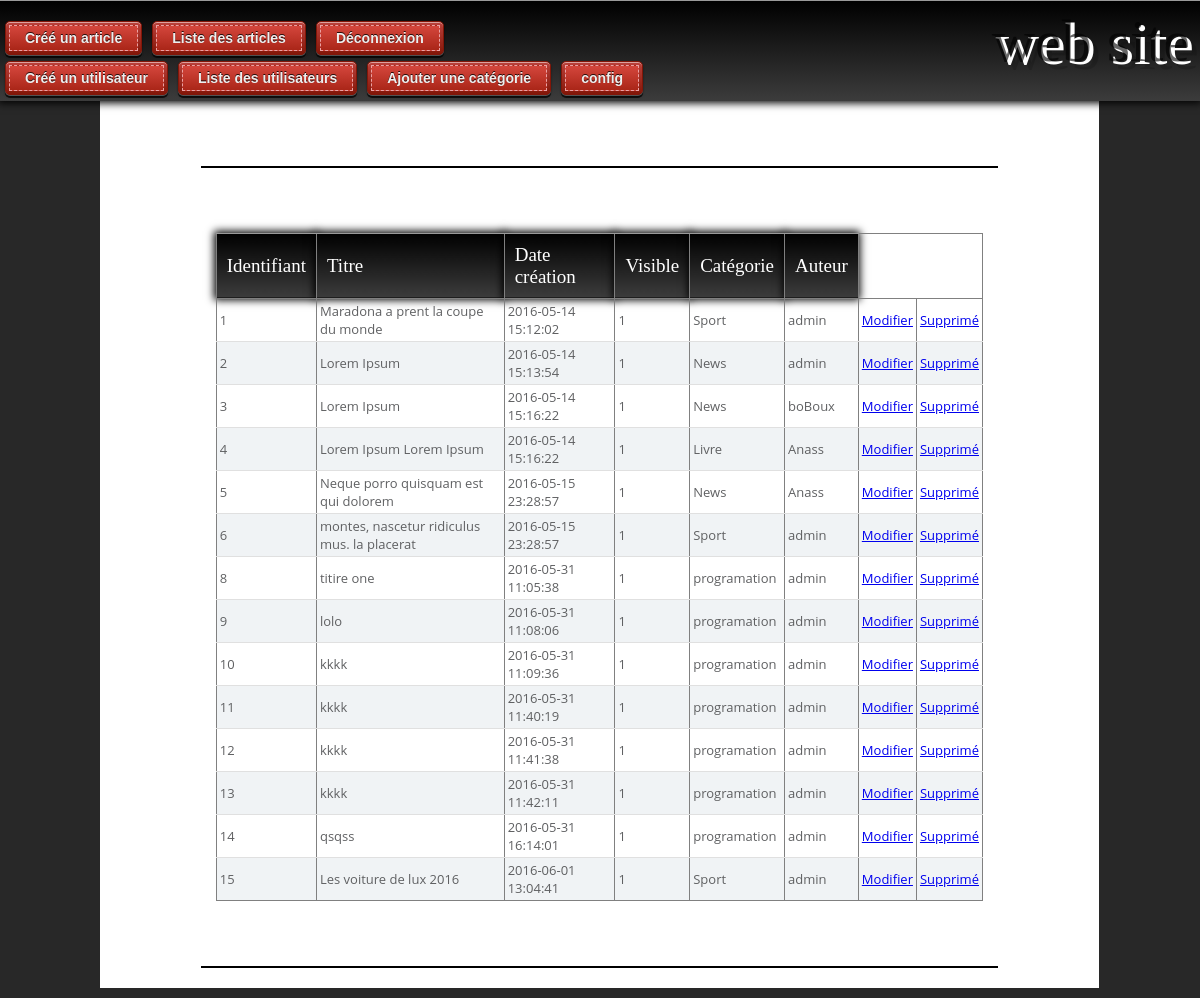
The page /admin.php?p=listArticle (signed in) on the database its author committed.
### tables this page shows
CREATE TABLE IF NOT EXISTS `config` (
  `WEBSITENAME` varchar(20) DEFAULT NULL
);

CREATE TABLE IF NOT EXISTS `article` (
  `id` int(11) NOT NULL AUTO_INCREMENT,
  `titre` varchar(255) DEFAULT NULL,
  `contenu` text,
  `path_image` varchar(255) DEFAULT NULL,
  `date` datetime DEFAULT NULL,
  `visible` enum('0','1') DEFAULT '0',
  `idCategorie` int(11) DEFAULT NULL,
  `idAdmin` int(11) DEFAULT NULL,
  PRIMARY KEY (`id`),
  KEY `idCategorie` (`idCategorie`),
  KEY `idAdmin` (`idAdmin`)
);

CREATE TABLE IF NOT EXISTS `categorie` (
  `id` int(11) NOT NULL AUTO_INCREMENT,
  `categorie` varchar(255) DEFAULT NULL,
  PRIMARY KEY (`id`)
);

### functions/Database.php (called while the page is built, shortened)
<?php
class Database{
        private $datab;
         public function __construct($username="root",$password="",$host="localhost",$dbname="blog",$option = []){
                      $dsn = 'mysql:dbname='.$dbname.';charset=utf8;host='.$host;
                       try {
                             $this->datab = new PDO($dsn, $username, $password);
                           $this->datab->setAttribute(PDO::ATTR_ERRMODE, PDO::ERRMODE_WARNING);
                        }
                        catch (PDOException $e) {
                            throw new Exception($e->getMessage());
                        }
       }
          public function getRow($query,$param = []){
          try {
          	    $stmt = $this->datab->prepare($query);
          	    $stmt->execute($param);
                return $stmt->fetch();
          } catch (PDOException $e) {
          	throw new Exception($e->getMessage());
          }
       }
       public function getRows($query,$param = []){
        try {
          	    $stmt = $this->datab->prepare($query);
          	    $stmt->execute($param);
                return $stmt->fetchAll();
          } catch (PDOException $e) {
          	throw new Exception($e->getMessage());
          }
       }
}

### pages/admin/listArticle.php (the view, shortened to what this page needs)
<main>
<?php
  $db = new Database();
  $rows = $db->getRows("select
        article.id,
        article.titre,
        article.date,
        article.visible,
        categorie.categorie,
        admin.pseudo
        from article,admin,categorie
        where article.idAdmin = admin.id
        and article.idCategorie = categorie.id
       ");
?>
<div id="conteneur">
    <table id="tableAdmin" border="1">
        <thead>
        <tr>
            <th>Identifiant</th>
            <th>Titre</th>
            <th>Date création</th>
            <th>Visible</th>
            <th>Catégorie</th>
            <th>Auteur</th>
        </tr>
        </thead>
        <tbody>
        <?php foreach($rows as $row){  ?>
            <tr>
                <td>
                     <?= $row[0];?>
                </td>
                <td>
                    <?= $row[1];?>
                </td>
                <td>
                    <?= $row[2];?>
                </td>
                <td>
                    <?= $row[3];?>
                </td>
                <td>
                    <?= $row[4];?>
                </td>
                <td>
                    <?= $row[5];?>
                </td>
                <td>
                    <a href="admin.php?p=modifierArticle&id=<?=  $row[0];  ?>">Modifier</a>
                </td>
                <td>
                    <a href="admin.php?p=removeArticle&id=<?=  $row[0];  ?>">Supprimé</a>
                </td>
            </tr>
        <?php }  ?>
        </tbody>
    </table>
</div>
</main>

### body/admin/topbar.php (shortened to what this page needs)
<?php
$db = new Database();
              $row = $db->getRow("select WEBSITENAME from config");
if(isset($_SESSION["admin"]) && $_SESSION["admin"]["estAdmin"]==1){
?>
<header id="header1">
    <nav id="admin">
       <ul>
           <li><a href="admin.php?p=addArticle"><span>Créé un article</span></a></li>
           <li><a href="admin.php?p=listArticle"><span>Liste des articles</span></a></li>
           <li><a href="admin.php?p=logout"><span>Déconnexion</span></a></li>
       </ul>
    </nav>
    <nav id="admin">
        <ul>
            <li><a href="admin.php?p=createModo"><span>Créé un utilisateur</<span></a></li>
            <li><a href="admin.php?p=listeUtilisateur"><span>Liste des utilisateurs</span></a></li>
            <li><a href="admin.php?p=addCategorie"><span>Ajouter une catégorie</span></a></li>
            <li><a href="admin.php?p=config"><span>config</span></a></li>
        </ul>
    </nav>
<div class="logo">
            <h2><?php echo $row[0]; ?></h2>
        </div>
</header>
<?php }
 ?>

### assets/admin/admin.css (style rules this page uses)
* { margin: 0; }
div.logo { position: absolute; top: 10px; right: 10px; width: auto; height: 90px; padding: auto; }
div.logo h2 { font-size: 60px; color: rgba(0,0,0,0.6); text-shadow: 4px 3px 0px #fff, 9px 8px 0px rgba(0,0,0,0.15); }
body { background-color: #282828; width: 99.9%; }
main { width: 80%; clear: both; height: auto !important; background-color: #FFF; margin: 8% auto 10px auto; padding: 20px 20px 20px 20px; }
#header1 { position: fixed; top: 0; width: 100%; height: 80px; background: linear-gradient(#000,#3c3c3c); padding: 20px 0 0 0; box-shadow: 0px 0px 8px 2px #000; border-top: 1px solid #999; }
nav { width: 100%; height: 40px; }
nav ul { padding: 0; margin: 0; list-style: none; }
nav li { float: left; }
nav a { float: left; color: #eee; margin: 0 5px; padding: 3px; text-decoration: none; border: 1px solid #831608; font: bold 14px Arial, Helvetica; background-color: #831608; background-image: linear-gradient(#bb413b, #831608); border-radius: 5px; text-shadow: 0 -1px 0 rgba(0,0,0,.8); box-shadow: 0 1px 0 rgba(255, 255, 255, 0.3), 0 3px 0 rgba(0, 0, 0, 0.7), 0 2px 2px rgba(0, 0, 0, 0.5), 0 1px 0 rgba(255, 255, 255, 0.5) inset; }
nav span { border: 1px dashed #eba1a3; display: inline-block; padding: 4px 15px; cursor: pointer; background-color: #bb413b; background-image: linear-gradient(#d4463c, #aa2618); }
header { margin-bottom: 70px; }
#conteneur { width: 80%; padding: 15px; border-bottom: 2px solid black; border-top: 2px solid black; margin: auto; margin-top: 50px; background-color:#FFF ; height: auto; }
h2 { font-size:1em; font-weight: 300; text-align: center; display: block; line-height:1em; padding-bottom: 2em; color: #FB667A; }
#tableAdmin { width: 100%; border-collapse: collapse; }
#tableAdmin td { padding: 3px; }
table { border-collapse: separate; background:#fff; width: 95px; margin:50px auto; }
thead th { font-size:19px; font-weight:400; color:#fff; text-align:left; padding:10px; background: linear-gradient(#000,#3c3c3c); box-shadow: 0px 0px 8px 2px #000; border-top: 1px solid #999; }
tbody tr td { font-family: 'Open Sans', sans-serif; font-weight:400; color:#5f6062; padding:10px; font-size:13px; padding:20px 20px 20px 20px; border-bottom:1px solid #e0e0e0; }
tbody tr:nth-child(2n) { background:#f0f3f5; }
tbody tr:last-child td { border-bottom:none; }

### rows shown on the page
config: WEBSITENAME "web site"
article: id "1", titre "Maradona a prent la coupe du monde", date "2016-05-14 15:12:02", visible "1", idCategorie.categorie "Sport", idAdmin.pseudo "admin"
article: id "2", titre "Lorem Ipsum", date "2016-05-14 15:13:54", visible "1", idCategorie.categorie "News", idAdmin.pseudo "admin"
article: id "3", titre "Lorem Ipsum", date "2016-05-14 15:16:22", visible "1", idCategorie.categorie "News", idAdmin.pseudo "boBoux"
article: id "4", titre "Lorem Ipsum Lorem Ipsum", date "2016-05-14 15:16:22", visible "1", idCategorie.categorie "Livre", idAdmin.pseudo "Anass"
article: id "5", titre "Neque porro quisquam est qui dolorem", date "2016-05-15 23:28:57", visible "1", idCategorie.categorie "News", idAdmin.pseudo "Anass"
article: id "6", titre "montes, nascetur ridiculus mus. la placerat", date "2016-05-15 23:28:57", visible "1", idCategorie.categorie "Sport", idAdmin.pseudo "admin"
article: id "8", titre "titire one", date "2016-05-31 11:05:38", visible "1", idCategorie.categorie "programation", idAdmin.pseudo "admin"
article: id "9", titre "lolo", date "2016-05-31 11:08:06", visible "1", idCategorie.categorie "programation", idAdmin.pseudo "admin"
article: id "10", titre "kkkk", date "2016-05-31 11:09:36", visible "1", idCategorie.categorie "programation", idAdmin.pseudo "admin"
article: id "11", titre "kkkk", date "2016-05-31 11:40:19", visible "1", idCategorie.categorie "programation", idAdmin.pseudo "admin"
article: id "12", titre "kkkk", date "2016-05-31 11:41:38", visible "1", idCategorie.categorie "programation", idAdmin.pseudo "admin"
article: id "13", titre "kkkk", date "2016-05-31 11:42:11", visible "1", idCategorie.categorie "programation", idAdmin.pseudo "admin"
article: id "14", titre "qsqss", date "2016-05-31 16:14:01", visible "1", idCategorie.categorie "programation", idAdmin.pseudo "admin"
article: id "15", titre "Les voiture de lux 2016", date "2016-06-01 13:04:41", visible "1", idCategorie.categorie "Sport", idAdmin.pseudo "admin"
